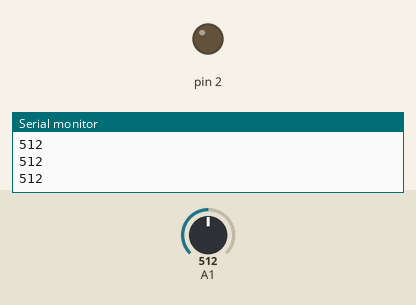
Recording of a sketch running on a simulated Arduino Uno, built with avr-gcc and run on an emulated ATmega328P. On the bench: output pins drawn as LEDs (lit = HIGH), the last lines printed to the serial monitor. Inputs (shaded band) come from the test bench; at power-on: A1 = 512.

Above: at 1.2 s.
1.3 s: A1 set to 491
At 2.5 s:
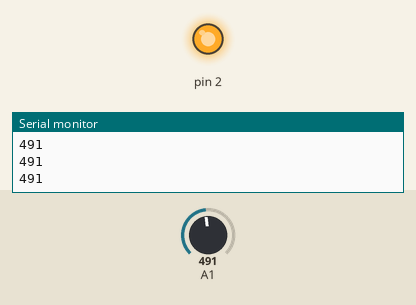
2.8 s: A1 set to 510
At 3.7 s:
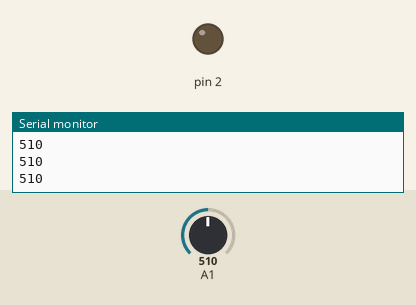
4.3 s: A1 set to 490
At 4.8 s:
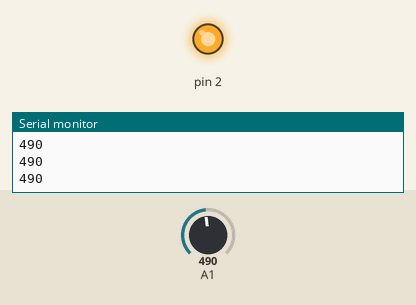
Timing chart, 0 to 7.3 s (numbered marks = the images above; inputs shaded):
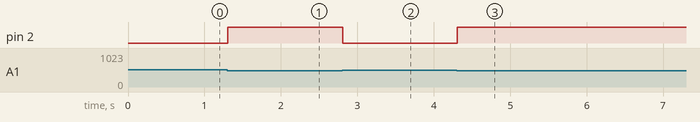

Measured:
- the behaviour switches between 500 and 499 on A1 (found by bisection; images 0 and 1)
- after the input at 1.3 s, pin 2: LOW → HIGH at once
- after the input at 2.8 s, pin 2: HIGH → LOW at once
- after the input at 4.3 s, pin 2: LOW → HIGH at once

The sketch:

1_LED.ino
```cpp
int led1=2;
int ldr=A1;
void setup() {
  pinMode(2,OUTPUT);
  pinMode(A1,INPUT);
  Serial.begin(9600);
}
void loop() {
  int data=analogRead(A1);
  Serial.println(data);
  if(data<500)
   {
    digitalWrite(2,HIGH);
   }
   else
   {
    digitalWrite(2,LOW);
   }
}
```
